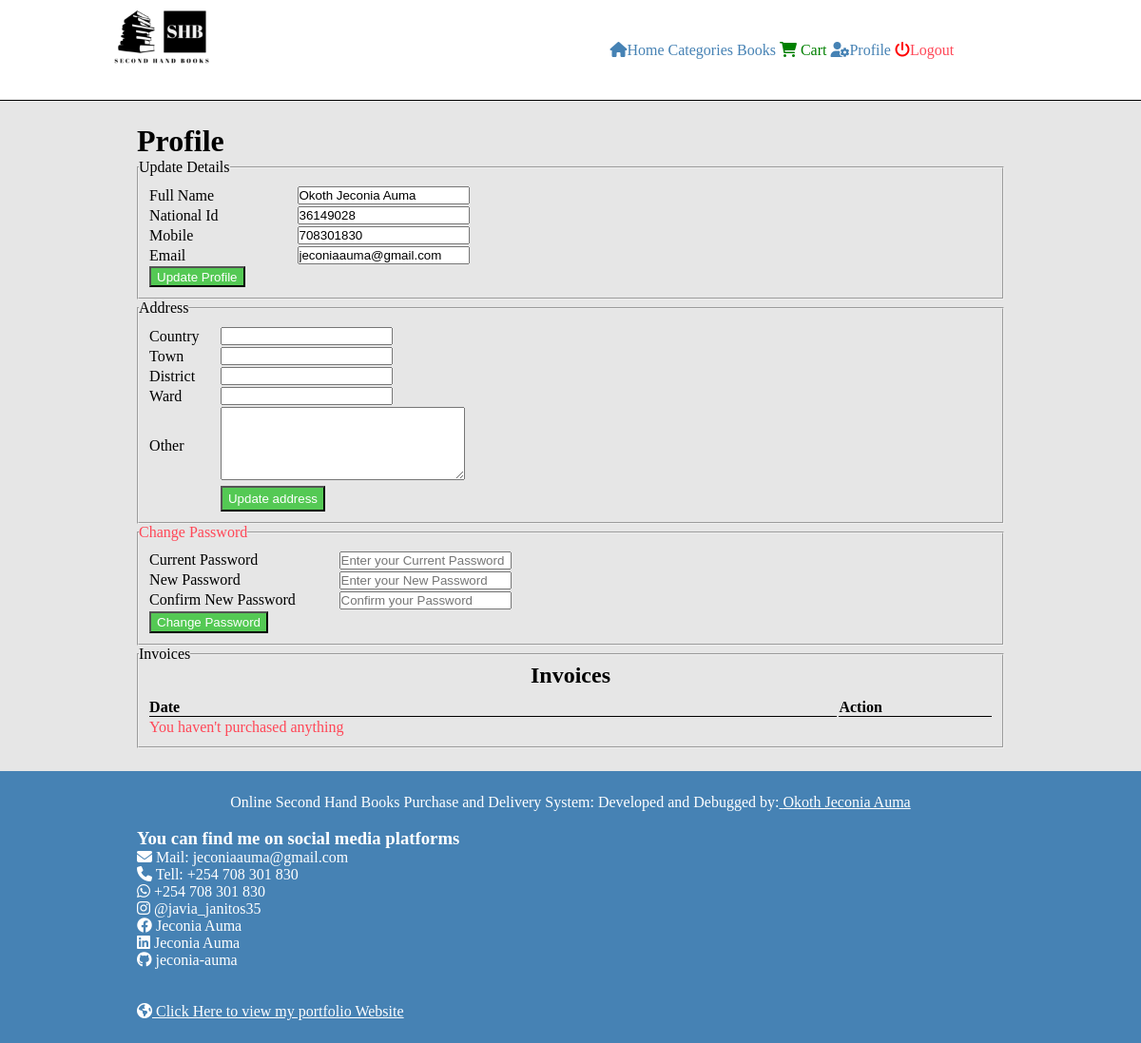
Before: /profile.php (signed in) with the older database file.
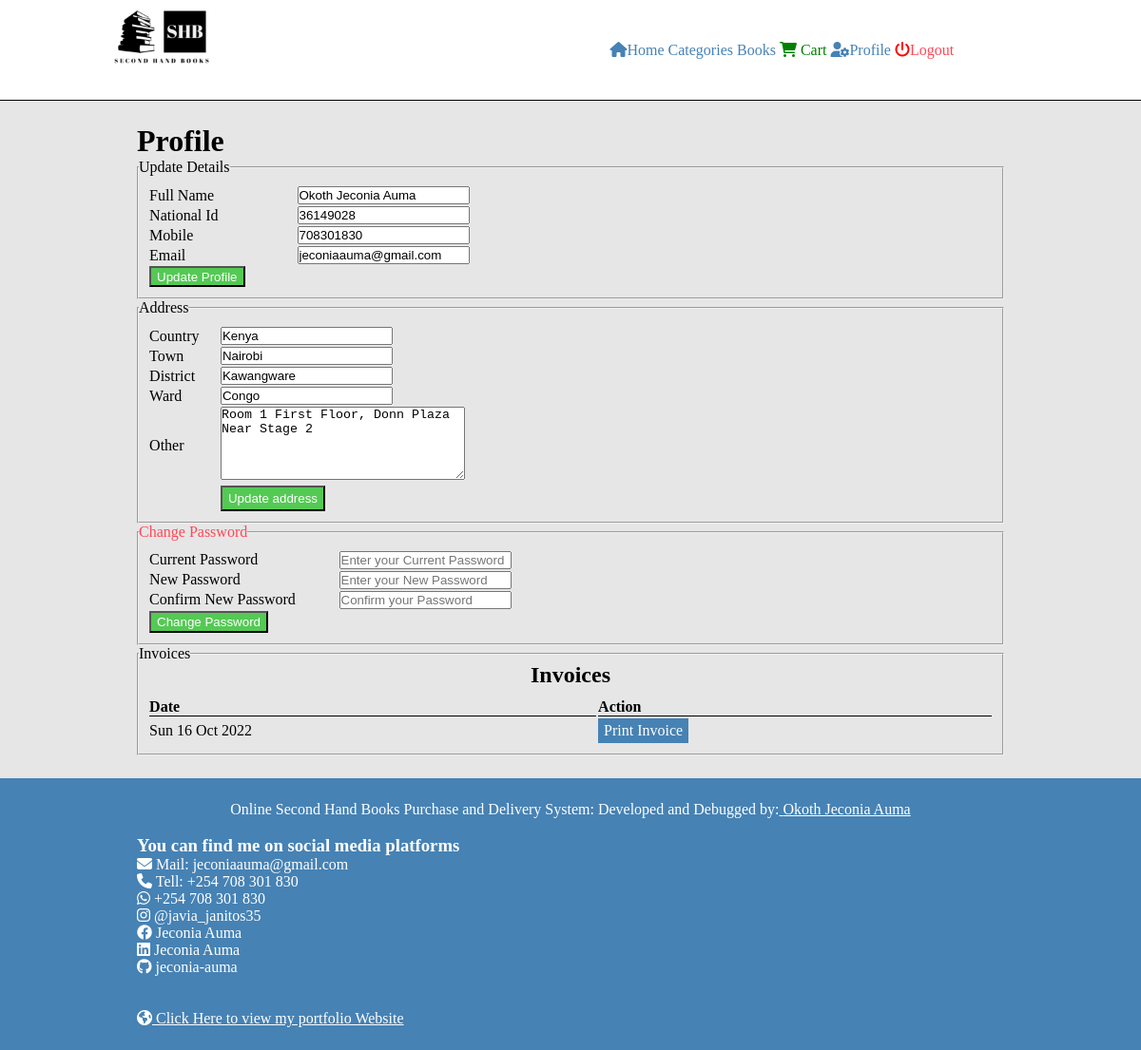
After: the same page with the newer database file.
### tables this page shows
CREATE TABLE `users_addresses` (
  `id` int(11) NOT NULL,
  `user_id` int(11) NOT NULL,
  `country` varchar(255) NOT NULL,
  `town` varchar(255) NOT NULL,
  `district` varchar(255) NOT NULL,
  `ward` varchar(255) NOT NULL,
  `other_details` text NOT NULL
);

### profile.php (the view, shortened to what the changed rows need)
<?php include('partials-front/menu.php'); ?>
<?php
    $id = $_SESSION['customer'];
    $sql = "SELECT * FROM users WHERE id=$id";
    $res = mysqli_query($conn, $sql);
    if($res == TRUE){
        $count = mysqli_num_rows($res);
        if($count == 1){
            $row = mysqli_fetch_assoc($res);
            $id = $row['id'];
        }
    }
?>
<div class="container">
    <div class="wrapper">
        <h1>Profile</h1>
        <fieldset>
            <?php
                $user_id = $id;
                $address_sql = "SELECT * FROM `users_addresses` WHERE user_id=$user_id";
                $address_res = mysqli_query($conn, $address_sql);
                if($address_res == TRUE){
                    $address_count = mysqli_num_rows($address_res);
                    if($address_count == 1){
                        $address_row = mysqli_fetch_assoc($address_res);
                        $country = $address_row['country'];
                        $town = $address_row['town'];
                        $district = $address_row['district'];
                        $ward = $address_row['ward'];
                        $other = $address_row['other_details'];
                    }
                }
            ?>
            <form action="" method="post">
                <table class="tbl-50">
                    <tr>
                        <td><input type="text" name="country" value="<?php echo $country?>" required></td>
                    </tr>
                    <tr>
                        <td><input type="text" name="town" value="<?php echo $town?>" required></td>
                    </tr>
                    <tr>
                        <td><input type="text" name="district" value="<?php echo $district?>" required></td>
                    </tr>
                    <tr>
                        <td><input type="text" name="ward" value="<?php echo $ward?>" required></td>
                    </tr>
                    <tr>
                        <td><textarea name="other" cols="30" rows="5" required><?php echo $other; ?></textarea></td>
                    </tr>
                </table>
            </form>
        </fieldset>
        <fieldset>
            <h2 class="text-center">Invoices</h2>
            <table class="tbl-100">
                <tr>
                    <th>Date</th>
                    <th>Action</th>
                </tr>
                <?php
                    $sql6 = "SELECT DISTINCT delivery_date FROM book_order WHERE user_id=$user_id";
                    $res6 = mysqli_query($conn, $sql6);
                    if($res6 == TRUE){
                        $count6 = mysqli_num_rows($res6);
                        if($count6 > 0){
                            while($row6 = mysqli_fetch_assoc($res6)){
                                $dates = $row6["delivery_date"];
                                ?>
                                    <tr>
                                        <td><?php echo $dates; ?></td>
                                        <td><a href="create_invoice.php?id=<?php echo $user_id;?>&dates=<?php echo $dates; ?>" class="btn-primary" target="_blank">Print Invoice</a></td>
                                    </tr>
                                <?php
                            }
                        }else{
                            ?>
                                <td class="error">You haven't purchased anything</td>
                            <?php
                        }
                    }else{
                        echo mysqli_error($conn);
                    }
                ?>
            </table>
        </fieldset>
    </div>
</div>
<?php include('partials-front/footer.php'); ?>

Changed rows visible on the page:
added users_addresses: country "Kenya", town "Nairobi", district "Kawangware", ward "Congo", other "Room 1 First Floor, Donn Plaza Near Stage 2"
Other visible differences:
new list line: "Sun 16 Oct 2022 Print Invoice"
text no longer shown: "You haven't purchased anything"
